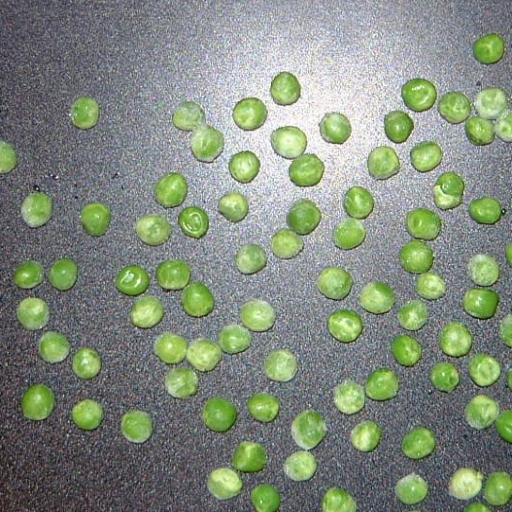
#> input picture c2PeasOnDesk/IMGS/croppedpeasondesk.jpg, 512 x 512 px
$ jupyter execute PeasOnDesk_NoSolutions.ipynb   (shell and % lines are left out)
#> lines starting #> are read from the running program, lines starting #| are printed output that depends on the picture; long printed decimals are rounded
<div align='center'>

## Image Processing

### Peas On Desk Practical

#### 10/02/2022, Ver. 1.0
</div>

### 0. Introduction

Image processing/computer vision has evolved a number of techniques that are quite distinct from classical statistical (multivariate) techniques and machine learning for dealing with the special nature of digital images.  One set of very successful, fast techniques for computer vision is based on _binary_ image processing which we begin to explore in this practical.

You are given an image `croppedpeasondesk.jpg`  which is available off the VLE.  Load this into _Python_ using tools from PIL, and assign the image to variable `X`; display the image.

Note the image type (i.e. paletted or RGB (full colour)); use `np.shape` or other techniques from previous practicals to understand its shape and representation.  It is important that you understand how the size and type of the image data – and its representation in _Python_, relate to the display of the image.  If you are not sure what this means, ask a demonstrator.

The aim of this exercise is to count and find the locations of the peas using the simplest possible set of operations. From this, even though it will be imperfect, we will create a “database” of pea images.

Whilst this might seem a rather bizarre thing to do, the apparent simplicity of the exercise introduces you to several topics that are usually hidden, such as the statistical characterisation of image data. The ideas we meet here have extensions to object recognition and to methods that are used to statistically characterise images). **Task 3** also implicitly contains an exercise in image registration, although I don’t describe it as such.

### 1. A simple approach to segmentation

Well, we could really complicate this, and train a deep neural network to recognise peas. But this would not give us insight into some of the value of understanding colour-spaces.  Secondly, the big headache of pure data driven techniques is that we need to provide training data for such an approach. So, instead, we will try to use some heuristics to detect the locations of peas in the image. Though this will never be perfect, it can be used to bootstrap the acquisition of label data that can then be used to train a network.

We are going to first look at the intensity image, just to see what information it contains. We will use the tools of **PIL** and **scikit-image** to provide the basic functionality. If you have not yet done so, please install **scikit-image** using (if you are using `conda`), entered at the command prompt (PowerShell, `bash` or `zsh` prompt with the appropriate `conda` environment selected.

`conda install scikit-image`

or the graphical package installer if you are using it. The user documentation for **scikit-image** is to found [here](https://scikit-image.org/docs/stable/user_guide.html). There are a number of subpackages that are listed [here](https://scikit-image.org/docs/stable/api/skimage.html#subpackages).

#### 1.1 Getting Started

[cell 1]
from PIL import Image
from skimage import color as skco
import numpy as np
import matplotlib.pyplot as plt

[cell 2]
p_image = Image.open('IMGS/croppedpeasondesk.jpg')
#> p_image is the input picture: PIL image 512x512 RGB; mean R, G, B 130.1, 140.2, 125.4
plt.imshow(p_image)
plt.axis('off')
plt.title('Fig. 1. Peas On Desk')

Having seen that intensity-based segmentation works nicely for rice grains, let's have a look at the histogram of _achromatic intensity_ first. This is a useful learning experience, showing a _counter example_ of the idea shown in the lectures of using intensity-based segmentation.

[cell 3]
na = np.array(p_image)
gr_im = skco.rgb2gray(na)
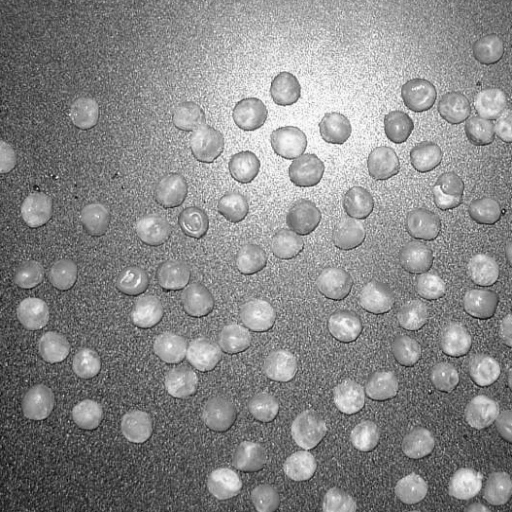
#> gr_im: shape (512, 512) float64; min 0.0219, max 0.999, mean 0.537
plt.imshow(gr_im, interpolation=None)
plt.axis('off')
plt.colorbar()
plt.title('Fig. 2. Peas on Desk (intensity)')
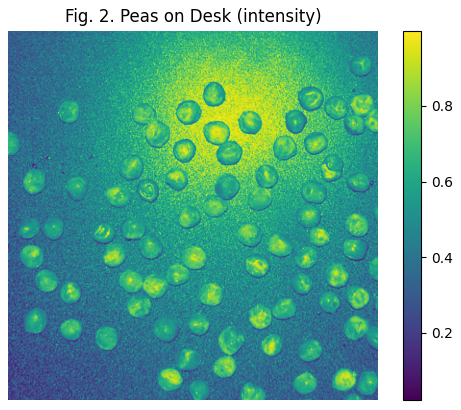
#> figure drawn by matplotlib, 2 panels

<div style="background:#EEEEFF;color:black">

**Exercise 1** Using your results from the previous practical, display the image of Fig. 2 with a greyscale colourmap. &#9724;

<div>

You should recognise that you can still see the peas, even with the absence of colour. Despite this, intensity on its own will not be a great cue to use to separate peas from desk: although the peas  _generally_ have lower pixel values than the background desk (which is a textured black), there is a very bright reflection off a substantial portion of the desk, where the peas actually have almost overlapping intensity with the background.

Looking at and plotting the _histogram_ of the pixel values will allow this to be more easily seen.

#### 1.2 Constructing a histogram of intensities

Although **matplotlib** has its own histogram routines, I recommend using the `numpy` histograms: you have more control over what you are doing, and you are less likely to get silly autoscaling mistakes, whereby two histograms being compared are constructed using different bins.

You can find the documentation for the histogram function [here](https://numpy.org/doc/stable/reference/generated/numpy.histogram.html). But we'll walk you through this to begin with:

[cell 4]
# First, let's see what range of values we are dealing with
min_intensity = np.min(gr_im)
#> min_intensity = 0.0219
max_intensity = np.max(gr_im)
#> max_intensity = 0.999
print('Min:', min_intensity, ', Max:', max_intensity)
#| Min: 0.02185 , Max: 0.9992

So, we have floating point intensity values. We can form a histogram by simply relying on autoscaling of histogram, and just specify the number of bins. Since we have so many pixels (how many?), we can use _lots_ of bins. Let's use 100!

[cell 5]
h, bin_edges = np.histogram(gr_im, bins=100)
#> h = 100 values, max 5090 at index 43, min 1 at index 0, mean 2621.4; bin_edges = 101 values from 0.0219 to 0.999

# by default, plt.bar is dumb: all bars have a width 0f 0.8! Phht....
barw = bin_edges[1]-bin_edges[0] # Should be the same for all bins.
#> barw = 0.00977

plt.bar(bin_edges[:-1], h, width=barw, align='edge') # ...set bar width properly.
plt.title('Fig. 3. Histogram of intensities')
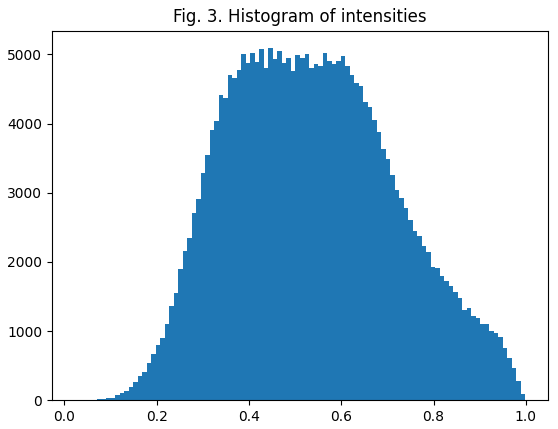
#> figure drawn by matplotlib, 1 panel; tallest bar 5090 high, from x = 0.442 to 0.452

<div class="alert alert-warning">

If you try to compute the histogram using `plt.hist()` directly, you may get unpredictable results. I strongly advise not going this route unless you have fully understood the idiosyncracies of automatic scaling.

</div>

<div class="alert alert-info">

What do you think `bin_edges` contains? You should examine the shape of `bin_edges`, and its values to make sure you understand where they come from. One thing to be _very_ careful with is that the upper and lower limits
of the histogram are set automatically _unless_ we explicitly set them. So, my preference would be to use this syntax:

```python
bin_edges = np.linspace(0, 1.0, 101)
h, _ = np.histogram(gr_im, bins=bin_edges)
barw = bin_edges[1]-bin_edges[0] # the default bar width is silly
plt.bar(bin_edges[:-1], h, width=barw, align='edge')
plt.title('Fig. 3a. Histogram of approximate intensities')
```
You should compare the figure this produces with the first histogram; the differences are minimal, but can be important, depending on the context and data.

</div>

**Interlude 1** The important thing to observe is that there is **no** obvious place to set a threshold for this histogram to separate the peas from the desk. But we need to repeat this exercise with the colour information in the image to see what we get.

<div style="background:#EEEEFF;color:black">

**Exercise 2** Using your experience from Practical 1, and in particular, `getchannel()`, extract the individual R, G, B channels from the peas on desk image; display each of the channels as an image, with an appropriate colourmap, and then compute the histogram of each of the channels. &#9724;

<div>

[cell 6]
R = p_image.getchannel('R')
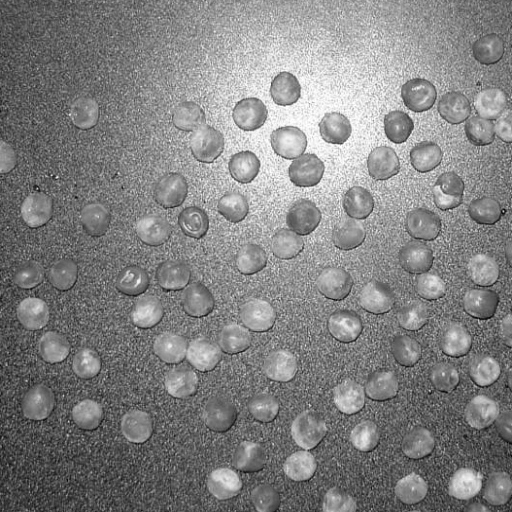
#> R: PIL image 512x512 L; min 3, max 255, mean 130.1
G = p_image.getchannel('G')
B = p_image.getchannel('B')
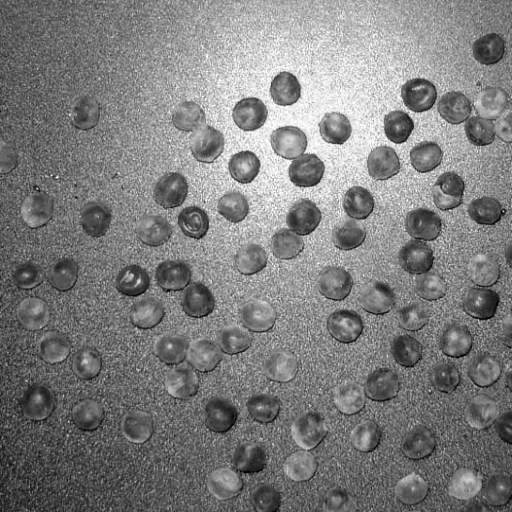
#> B: PIL image 512x512 L; min 0, max 255, mean 125.4

# To display the images, we can do this:
plt.figure(figsize=(12,4))
plt.subplot(1,3,1)
plt.imshow(R, cmap='gray')
plt.title('R')

plt.subplot(1,3,2)
plt.imshow(G, cmap='gray')
plt.title('G')

plt.subplot(1,3,3)
plt.imshow(B, cmap='gray')
plt.title('B')

bin_edges = np.linspace(0, 256, 101)
hr, _ = np.histogram(R, bins=bin_edges)
#> hr = 100 values, max 7402 at index 42, min 0 at index 0, mean 2621.4
hg, _ = np.histogram(G, bins=bin_edges)
#> hg = 100 values, max 5720 at index 42, min 0 at index 0, mean 2621.4
hb, _ = np.histogram(B, bins=bin_edges)
#> hb = 100 values, max 7623 at index 39, min 18 at index 2, mean 2621.4

barw = bin_edges[1]-bin_edges[0] # the default bar width is silly

plt.figure(figsize=(12,4))
plt.subplot(2,3,4)
plt.bar(bin_edges[:-1], hr, width=barw, align='edge', color='r')
plt.title('Histogram of red')


plt.subplot(2,3,5)
plt.bar(bin_edges[:-1], hg, width=barw, align='edge', color='g')
plt.title('Histogram of green')


plt.subplot(2,3,6)
plt.bar(bin_edges[:-1], hb, width=barw, align='edge', color='b')
plt.title('Histogram of blue')
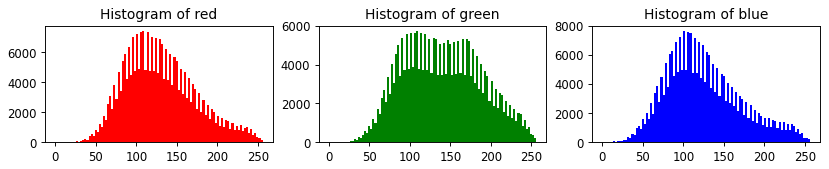
#> figure drawn by matplotlib, 3 panels; panel 1: tallest bar 7402 high, from x = 107.5 to 110.1; panel 2: tallest bar 5720 high, from x = 107.5 to 110.1; panel 3: tallest bar 7623 high, from x = 99.84 to 102.4

**Quiz** Do you think it would be possible to set a threshold on the green channel of the Peas on Desk image, in order to obtain binary regions that correspond to peas?  Try it! What do you observe, and what is the explanation?

<div style="background:#EEEEFF;color:black">

**Exercise 3** Using your experience from **Practical 1**, and in particular, the normalised or trichromatic coefficients, calculate and display the spatial fields corresponding to _nR_, _nG_ and _nB_.

_Hint_: You need to be **careful** with numeric representations in doing these calculations. But remember that `numpy` has routines specifically for converting from one numeric representation to another. &#9724;

<div>

<div style="background:#EEEEFF;color:black">

**Exercise 4** Calculate and display the histograms corresponding to _nR_, _nG_ and _nB_. What do you notice about the histograms of these channels? Which ones can be used to separate the peas from the background? &#9724;

<div>

### 2. Creating a Binary Image

The next step in our simple pea analysis exercise is to create a binary image where each pixel is labelled according to whether it belongs to a pea, or the background.

#### 2.1 Examining and Selecting a Threshold

As we have discussed in the practicals, one of the most appropriate ways of doing this is to start by _looking_ at the histogram. You can always automate later if you really need to: there is no substitute for examining the data!

<div style="background:#EEEEFF;color:black">

**Exercise 5** Using the material of the lectures, and by carefully examining the histograms you produced in Exercise 4, create a binary image that contains pixels of value 1 if the pixel belongs to a pea, and a value of 0 if the pixel belongs to the background. Call this image-type variable `P_Mask`.

It turns out that more than one channel contains useful information. Which channel do you think is best to use?
</div>

**If you are stuck** having not completed **Ex. 4**, please speak to a demonstrator. To help you progress whilst/if you are waiting for help on Ex. 3 or Ex. 4 there is a saved binary image stored which is loaded by executing the cell below:

[cell 7]
# If stuck, you can load a pre-computed pea mask image by running this cell
if 'P_Mask' not in globals().keys():
    P_Mask=np.load('IMGS/MaskFromNGreen.npy')
#> (reads c2PeasOnDesk/IMGS/MaskFromNGreen.npy from the repository)

**Interlude** I have previously griped about the buggy
nature of `imshow()`. Here is a demonstration of that bugginess.

[cell 8]

# Demonstration of broken imshow() (at least on my machine)
plt.figure(figsize=(8,3))
plt.subplot(1,2,1)
plt.imshow(255*P_Mask, interpolation='none')
plt.subplot(1,2,2)
plt.imshow(255*P_Mask, interpolation=None)
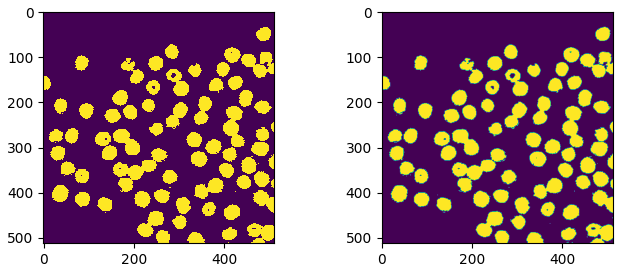
#> figure drawn by matplotlib, 2 panels

**Explanation of the problem that I see on _my_ installations**:
the image on the lect has only two visible colours, blue and yellow; the one on the right has a green border around all the peas, if I use the default colourmap. This is because `imshow` is interpolating the image, despite trying to turn it off with the `None` keyword. It does turn it off if I use "none" as a string.... You may see something entirely different.

#### 2.2 Labelling each pea ####

Assuming we have a binary image mask assigned, we can apply _connected components labelling_ to the task of labelling each region. We **will** have some erroneous regions, but the point is that we can use properties of each region (including moments etc) to reject regions that are unlikely to be single peas.

[cell 9]
from matplotlib import colors
from skimage.measure import label, regionprops

P_L = label(P_Mask)
plt.imshow(P_L)
plt.title('Connected Components Labelling')
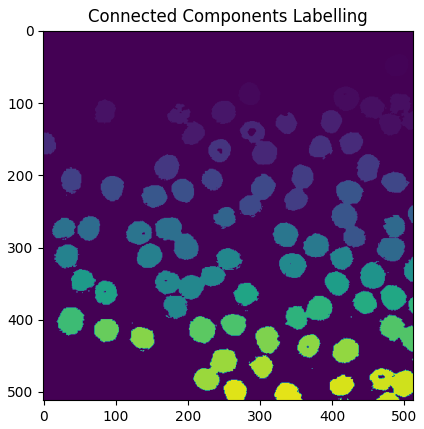
#> figure drawn by matplotlib, 1 panel

[cell 10]
# Funkier option
plt.imshow(skco.label2rgb(P_L, bg_label=0))
plt.title('Another visualisation of labels')
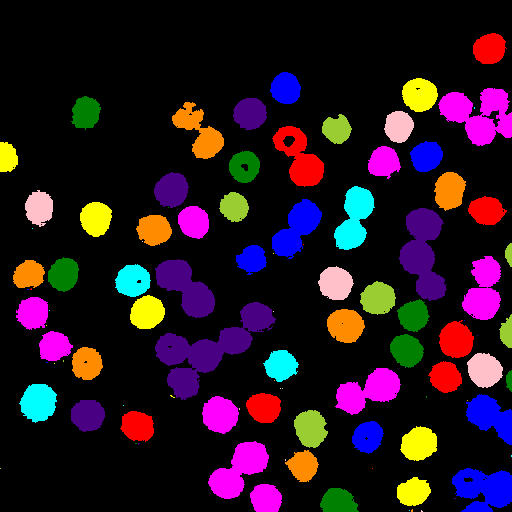
#> shown: shape (512, 512, 3) float64; mean R, G, B 0.149, 0.0774, 0.128
#> (the rest of the program and of its run is left out)
